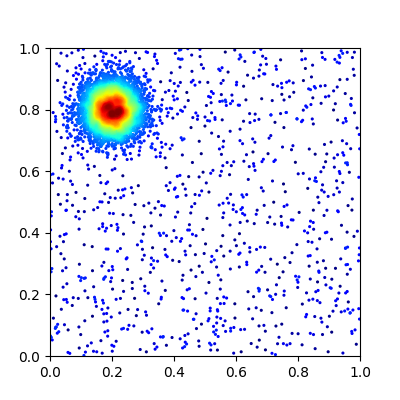

This figure's Python source:
import numpy as np
import matplotlib
matplotlib.use('Agg')
import matplotlib.pyplot as plt
from matplotlib.backends.backend_agg import FigureCanvasAgg
from scipy.stats import rankdata
from scipy.ndimage import gaussian_filter, map_coordinates
from fast_histogram import histogram2d as fast_hist2d
import os

def compute_pseudocolor_points_fixed(x, y, x_range, y_range, quality_multiplier=1.0):
    valid = np.isfinite(x) & np.isfinite(y)
    x_vis, y_vis = x[valid], y[valid]
    n_points = len(x_vis)
    x_lo, x_hi = x_range
    y_lo, y_hi = y_range
    nbins = int(min(1024, max(128, np.sqrt(n_points) * 2.0)) * quality_multiplier)
    
    H = fast_hist2d(x_vis, y_vis, bins=[nbins, nbins], range=[[x_lo, x_hi], [y_lo, y_hi]])
    sigma = max(1.2, 1.8 * (nbins / 512))
    smoothed = gaussian_filter(H.astype(np.float64), sigma=sigma)
    
    x_span = max(x_hi - x_lo, 1e-12)
    y_span = max(y_hi - y_lo, 1e-12)
    
    x_coords = np.clip((x_vis - x_lo) / x_span * nbins - 0.5, 0, nbins - 1)
    y_coords = np.clip((y_vis - y_lo) / y_span * nbins - 0.5, 0, nbins - 1)
    
    # Current "fixed" state
    densities = map_coordinates(smoothed, [x_coords, y_coords], order=1, mode='nearest')
    
    c_plot = np.zeros_like(densities)
    mask = densities > 1e-12
    if np.any(mask):
        c_plot[mask] = rankdata(densities[mask], method='ordinal') / np.sum(mask)
        
    sort_idx = np.argsort(c_plot)
    return x_vis[sort_idx], y_vis[sort_idx], c_plot[sort_idx]

def run_visual_test():
    # 1. Create a cluster at (0.2, 0.8)
    # Note: Cluster is TOP-LEFT
    np.random.seed(42)
    N = 5000
    x_cluster = np.random.normal(0.2, 0.05, N)
    y_cluster = np.random.normal(0.8, 0.05, N)
    
    # Background noise
    x_noise = np.random.uniform(0, 1, 1000)
    y_noise = np.random.uniform(0, 1, 1000)
    
    x = np.concatenate([x_cluster, x_noise])
    y = np.concatenate([y_cluster, y_noise])
    
    x_range = (0, 1)
    y_range = (0, 1)
    
    x_p, y_p, c_p = compute_pseudocolor_points_fixed(x, y, x_range, y_range)
    
    fig = plt.figure(figsize=(4, 4), dpi=100)
    ax = fig.add_subplot(111)
    ax.set_xlim(0, 1)
    ax.set_ylim(0, 1)
    
    sc = ax.scatter(x_p, y_p, c=c_p, cmap='jet', s=5, vmin=0, vmax=1, edgecolors='none')
    
    canvas = FigureCanvasAgg(fig)
    canvas.draw()
    
    rgba = np.array(canvas.buffer_rgba())
    # Inspect pixels
    # (0.2, 0.8) is roughly at (x_px = 0.2*width, y_px = (1-0.8)*height)
    # Matplotlib y-axis is bottom-to-top, but image pixels are top-to-bottom.
    
    # Just save the image for now
    out_path = "/Users/kalaimaranbalasothy/.biopro/plugins/flow_cytometry/scratch/visual_test.png"
    plt.savefig(out_path)
    print(f"Saved test image to {out_path}")
    
    # Check max color
    print(f"Max c_p: {np.max(c_p)}")
    print(f"Mean c_p: {np.mean(c_p)}")
    print(f"Points with density > 0: {np.sum(c_p > 0)}")

if __name__ == "__main__":
    run_visual_test()
